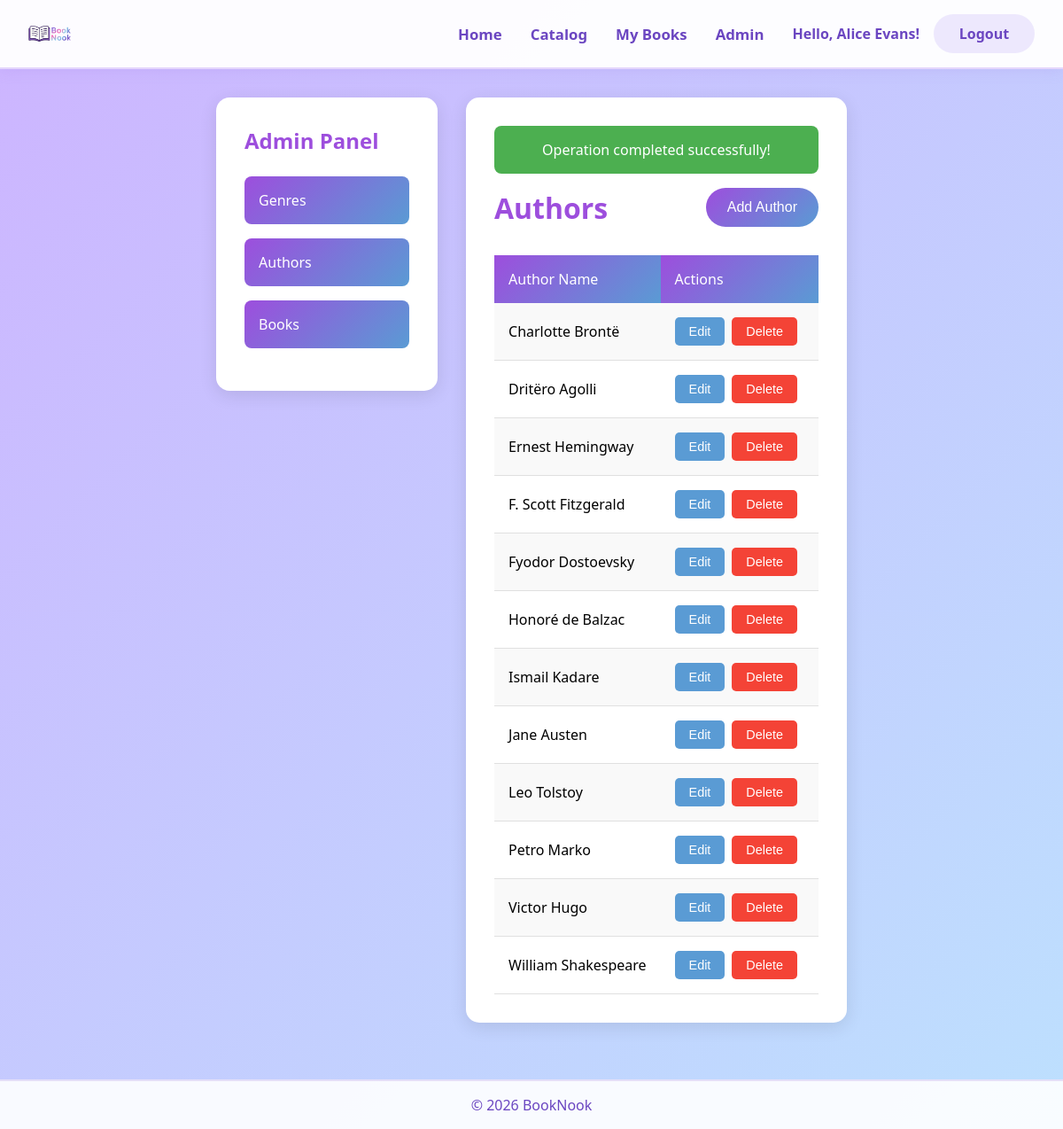
Screenshot of /admin_authors.php?success=1 (signed in) with the database file from the repository.
### tables this page shows
CREATE TABLE `authors` (
  `authorID` int(11) NOT NULL,
  `authorName` varchar(100) NOT NULL,
  `author_external_link` varchar(255) DEFAULT NULL
);

### admin_authors.php (the view, shortened to what this page needs)
<!DOCTYPE html>
<html>
<head>
    <link rel="stylesheet" href="css/admin-style.css">
    <link rel="stylesheet" href="css/admin.css">
</head>
<body>
    <?php include 'header.php'; ?>
    <div class="admin-container">
        <?php include 'admin_sidebar.php'; ?>
        <div class="admin-content">
            <?php if (isset($_GET['success'])): ?>
                <div class="success-message">Operation completed successfully!</div>
            <?php endif; ?>
            <div class="admin-header">
                <h1>Authors</h1>
                <button class="add-btn" onclick="openAddModal()">Add Author</button>
            </div>
            <table>
                <tr>
                    <th>Author Name</th>
                    <th>Actions</th>
                </tr>
                <?php
                try {
                    $query = "SELECT * FROM authors ORDER BY authorName";
                    $result = $conn->query($query);
                    while ($row = $result->fetch(PDO::FETCH_ASSOC)) {
                        echo "<tr>";
                        echo "<td>" . htmlspecialchars($row['authorName']) . "</td>";
                        echo "<td>";
                        echo "<button class='action-btn edit-btn' onclick='openEditModal(" . $row['authorID'] . ", \"" . htmlspecialchars($row['authorName']) . "\", \"" . htmlspecialchars($row['author_external_link']) . "\")'>Edit</button>";
                        echo "<a href='delete_author.php?id=" . $row['authorID'] . "' onclick='return confirm(\"Are you sure you want to delete this author?\");'><button class='action-btn delete-btn'>Delete</button></a>";
                        echo "</td>";
                        echo "</tr>";
                    }
                } catch (PDOException $ex) {
                    die($ex->getMessage());
                }
                ?>
            </table>
        </div>
    </div>
    <?php include 'footer.php'; ?>
</body>
</html>

### css/admin-style.css (style rules this page uses)
* { margin:0; padding:0; box-sizing:border-box; }
body { font-family:'Segoe UI', Tahoma, Geneva, Verdana, sans-serif; min-height:100vh; background: linear-gradient(135deg,#f3e8ff 0%, #ede2ff 50%, #f8f1ff 100%); display:flex; flex-direction:column; }

### css/admin.css (style rules this page uses)
body { margin: 0; padding: 0; font-family: "Segoe UI", sans-serif; background: linear-gradient(135deg, #cdb4ff, #bde0fe); min-height: 100vh; }
.admin-container { display: flex; max-width: 1400px; margin: 2rem auto; gap: 2rem; padding: 0 2rem; }
.admin-content { flex: 1; background: white; border-radius: 15px; padding: 2rem; box-shadow: 0 5px 20px rgba(0,0,0,0.1); }
.admin-header { display: flex; justify-content: space-between; align-items: center; margin-bottom: 2rem; }
.admin-header h1 { color: #9d4edd; font-size: 2rem; }
.add-btn { background: linear-gradient(135deg, #9d4edd, #5a9bd4); color: white; border: none; padding: 0.8rem 1.5rem; border-radius: 25px; font-size: 1rem; cursor: pointer; font-weight: 500; transition: transform 0.2s; }
table { width: 100%; border-collapse: collapse; margin-top: 1rem; }
th { background: linear-gradient(135deg, #9d4edd, #5a9bd4); color: white; padding: 1rem; text-align: left; font-weight: 500; }
td { padding: 1rem; border-bottom: 1px solid #e0e0e0; }
tr:nth-child(even) { background-color: #f9f9f9; }
.action-btn { padding: 0.5rem 1rem; margin-right: 0.5rem; border: none; border-radius: 5px; cursor: pointer; font-size: 0.9rem; transition: opacity 0.2s; }
.edit-btn { background: #5a9bd4; color: white; }
.delete-btn { background: #f44336; color: white; }
.success-message { background: #4caf50; color: white; padding: 1rem; border-radius: 8px; margin-bottom: 1rem; text-align: center; }

### rows the page displays
authors: authorName "Charlotte Brontë"
authors: authorName "Dritëro Agolli"
authors: authorName "Ernest Hemingway"
authors: authorName "F. Scott Fitzgerald"
authors: authorName "Fyodor Dostoevsky"
authors: authorName "Honoré de Balzac"
authors: authorName "Ismail Kadare"
authors: authorName "Jane Austen"
authors: authorName "Leo Tolstoy"
authors: authorName "Petro Marko"
authors: authorName "Victor Hugo"
authors: authorName "William Shakespeare"

### other values shown
$userName "Alice Evans"
